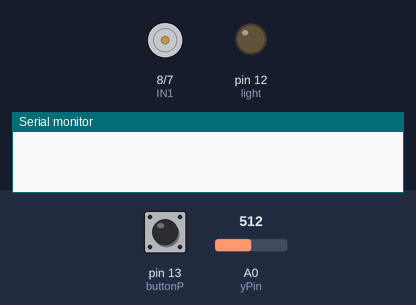
The sketch below on a simulated Arduino Uno, built with avr-gcc and run on an emulated ATmega328P. Shown: motor-driver pin pairs drawn as motors (green arrow = first pin HIGH = forward, orange = second pin HIGH = backward, longer = more drive, scaled by the enable pin), output pins drawn as LEDs (lit = HIGH), the last lines printed to the serial monitor. The test bench sets the inputs (shaded band); at power-on: pin 13 (buttonP) HIGH, A0 (yPin) = 512.

Above: at 1.2 s.
1.3 s: pin 13 (buttonP) pulled LOW for 0.15 s
At 1.8 s:
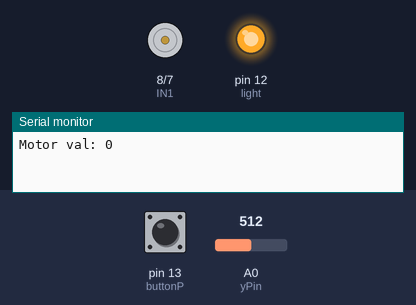
2.9 s: pin 13 (buttonP) pulled LOW for 1 s
At 4.2 s:
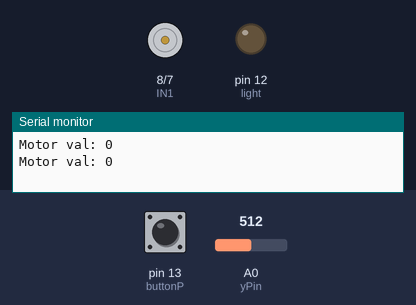
5.4 s: pin 13 (buttonP) pulled LOW for 3.2 s
At 6.2 s:
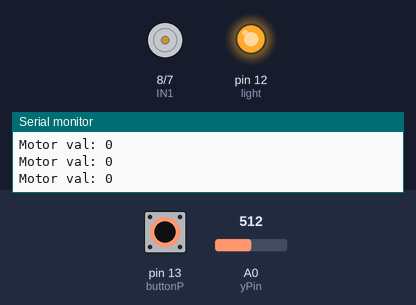
Timing chart, 0 to 8.4 s (numbered marks = the images above; inputs shaded):
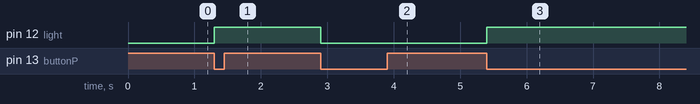

Measured:
- after the input at 1.3 s, pin 12 (light): LOW → HIGH at once
- after the input at 2.9 s, pin 12 (light): HIGH → LOW at once
- after the input at 5.4 s, pin 12 (light): LOW → HIGH at once

The sketch:

propellor_code.ino
```cpp
//button + indicator
int buttonP = 13;
int light = 12;
int curr = 0;
int prev = 1;
bool state = false;

//joystick controls
bool control = false;
int yPin = A0;

//dc motor
int IN1 = 8;
int IN2 = 7;
int EN = 6;

void setup() {
  // put your setup code here, to run once:
  Serial.begin(9600);
  pinMode(buttonP, INPUT_PULLUP);
  pinMode(light, OUTPUT);

  pinMode(yPin, INPUT);

  pinMode(IN1, OUTPUT);
  pinMode(IN2, OUTPUT);
  pinMode(EN, OUTPUT);
}

void loop() {
  //put your main code here, to run repeatedly:
  int curr = digitalRead(buttonP);
  //Serial.println(curr);
  //Serial.println(prev);

  if (curr == 0 && prev == 1){
    state = !state;
    digitalWrite(light, state);
    control = !control;
    //Serial.println("button pressed");
  }
  prev = curr;

  while (control == true){
    int y = analogRead(yPin);
    //Serial.println(y);

    int motorVal = y * (85.0/341);
    if (y < 540){ //values vary per joystick
      motorVal = 0;;
    }

    Serial.print("Motor val: ");
    Serial.println(motorVal);

    digitalWrite(IN1, LOW);
    digitalWrite(IN2, HIGH);
    analogWrite(EN, motorVal);

    int curr = digitalRead(buttonP);
    if (curr == 0){
      control = false;
      break;
    }
  }

  delay(100);


}
```
